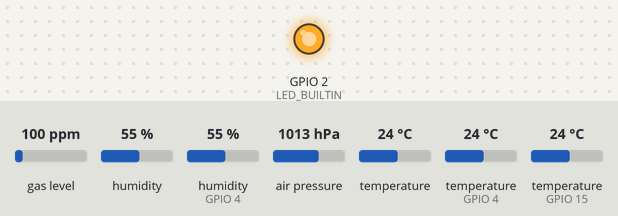
The sketch below on a simulated ESP32. On the bench: output pins drawn as LEDs (lit = HIGH). The test bench sets the inputs (shaded band); at power-on: gas level 100 ppm, humidity 55 %, humidity (sensor on GPIO 4) 55 %, air pressure 1013 hPa, temperature 24 °C, temperature (sensors on GPIO 4, GPIO 15) 24 °C. WiFi joins after 1.5 s; servers stay silent unless stated; what the sketch prints to the serial monitor is not drawn.

Above: at 0.1 s.
At 2.1 s:
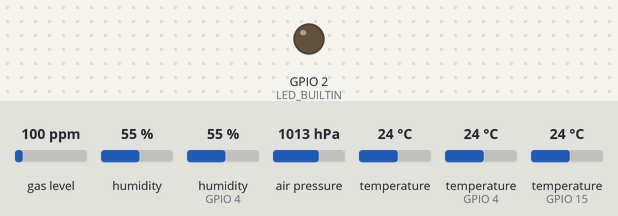
Timing chart, 0 to 3.6 s (numbered marks = the images above):
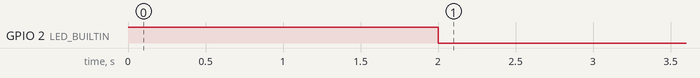

The sketch:

esp32-code.ino
```cpp
// Blynk configuration
#define BLYNK_TEMPLATE_ID "TMPL3TzpEB30w"
#define BLYNK_TEMPLATE_NAME "Temperature and Humidity Monitoring"
#define BLYNK_AUTH_TOKEN "9wuen1NcyeiN8B6HaLYIvLrdgvR-AuK4"

#define LED_BUILTIN 2  // esp32 board led pin

#define BLYNK_PRINT Serial

#include "DHT.h"
#include <Wire.h>
#include <Adafruit_Sensor.h>
#include "Adafruit_BME680.h"
#include <OneWire.h>
#include <DallasTemperature.h>
#include <WiFi.h>
#include <BlynkSimpleEsp32.h>


// WiFi credentials
char auth[] = BLYNK_AUTH_TOKEN;
char ssid[] = "Iqoo 7";
char pass[] = "123456789@";

// DHT22 setup
#define DHTPIN 4
#define DHTTYPE DHT22
DHT dht(DHTPIN, DHTTYPE);

// DS18B20 setup
#define ONE_WIRE_BUS 15
OneWire oneWire(ONE_WIRE_BUS);
DallasTemperature ds18b20(&oneWire);

// BME680 sensor (I2C)
Adafruit_BME680 bme;

// Timer for periodic data transmission
BlynkTimer timer;

// Function to read and send sensor data to Blynk
void sendSensorData() {
  // DHT22
  float dht_temp = dht.readTemperature();
  float dht_hum = dht.readHumidity();
  if (!isnan(dht_temp) && !isnan(dht_hum)) {
    Blynk.virtualWrite(V0, dht_temp);
    Blynk.virtualWrite(V1, dht_hum);
  }

  // BME680
  if (bme.performReading()) {
    float bme_temp = bme.temperature;
    float bme_hum = bme.humidity;
    Blynk.virtualWrite(V3, bme_temp);
    Blynk.virtualWrite(V4, bme_hum);
  }

  // DS18B20
  ds18b20.requestTemperatures();
  float ds_temp = ds18b20.getTempCByIndex(0);
  if (ds_temp != DEVICE_DISCONNECTED_C) {
    Blynk.virtualWrite(V2, ds_temp);
  }

  // Debug Output
  Serial.print("DHT22 Temp: "); Serial.print(dht_temp); Serial.print(" °C  ");
  Serial.print("Humidity: "); Serial.println(dht_hum);

  Serial.print("BME680 Temp: "); Serial.print(bme.temperature); Serial.print(" °C  ");
  Serial.print("Humidity: "); Serial.println(bme.humidity);

  Serial.print("DS18B20 Temp: "); Serial.print(ds_temp); Serial.println(" °C");

  //if (dht_temp > 30.0) {
  //Blynk.logEvent("high_temp", "Temperature is too high!");

//}

}

void setup() {
  Serial.begin(115200);

  // Check start for battery opperated mode
  pinMode(LED_BUILTIN, OUTPUT);
  digitalWrite(LED_BUILTIN, HIGH); // LED ON for 2 seconds = running
  delay(2000);
  digitalWrite(LED_BUILTIN, LOW);  // LED OFF = reached main setup

  Serial.begin(115200);
  Blynk.begin(auth, ssid, pass);


  // Start Blynk & sensors
  Blynk.begin(auth, ssid, pass);
  dht.begin();
  ds18b20.begin();

  if (!bme.begin()) {
    Serial.println("Could not find BME680 sensor!");
    while (1);
  }

  // BME680 settings
  bme.setTemperatureOversampling(BME680_OS_8X);
  bme.setHumidityOversampling(BME680_OS_2X);

  // Start periodic updates every 3 seconds
  timer.setInterval(3000L, sendSensorData);
}

void loop() {
  Blynk.run();
  timer.run();
}
```
